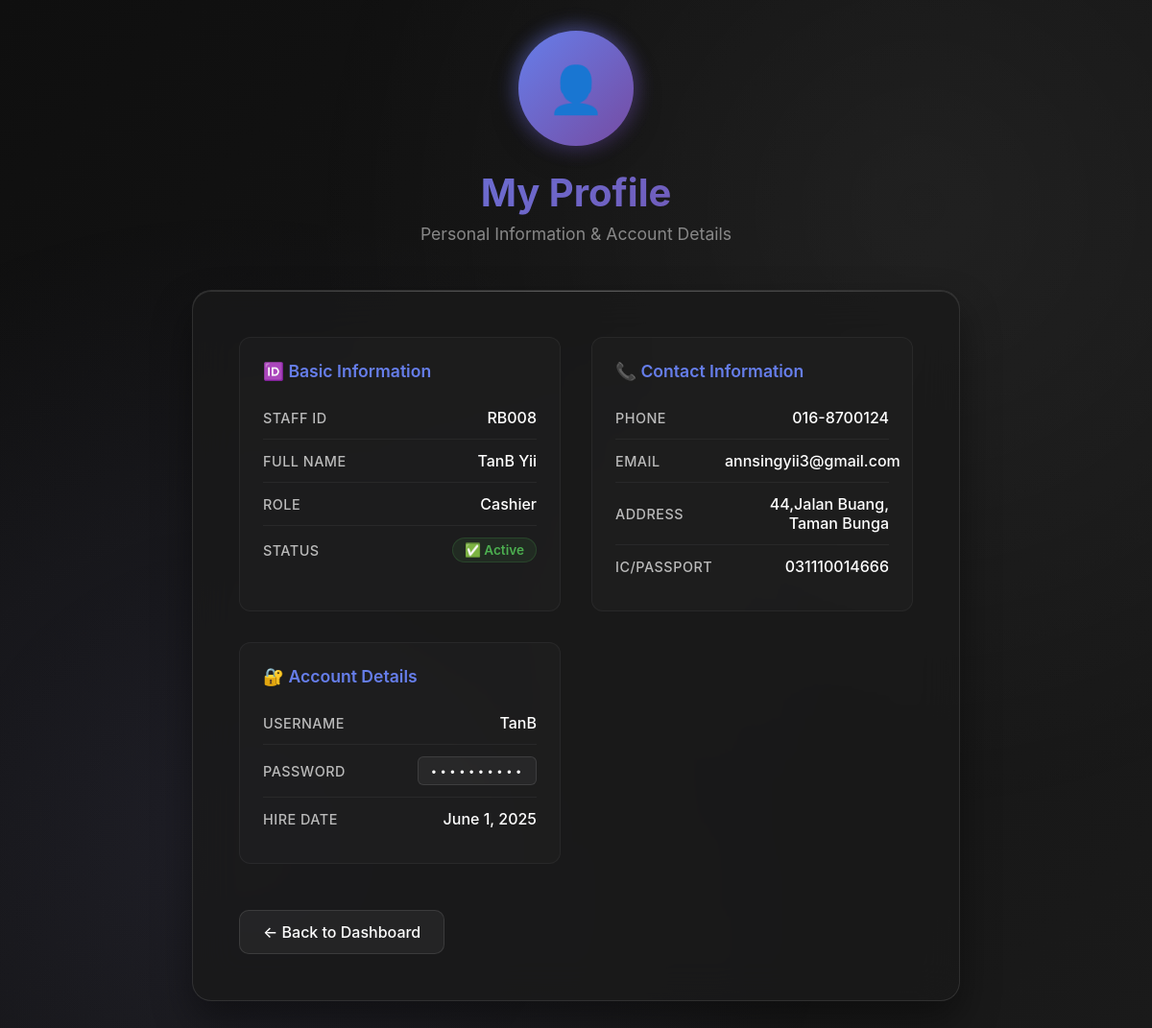
The page /restoran-badhriah/profile.php (signed in) on the database its author committed.
### tables this page shows
CREATE TABLE `staff` (
  `StaffID` int(11) NOT NULL,
  `FirstName` varchar(50) NOT NULL,
  `LastName` varchar(50) NOT NULL,
  `Role` enum('Waiter','Chef','Manager','Cashier') NOT NULL,
  `Phone` varchar(15) DEFAULT NULL,
  `Email` varchar(100) DEFAULT NULL,
  `HireDate` date NOT NULL,
  `IsActive` tinyint(1) DEFAULT 1,
  `Address` text DEFAULT NULL,
  `ICPassportNo` varchar(20) DEFAULT NULL,
  `Username` varchar(50) DEFAULT NULL,
  `Password` varchar(255) DEFAULT NULL
);

### restoran-badhriah/profile.php (the view, shortened to what this page needs)
<?php
require 'db.php';
$username = $_SESSION['Username'];
$stmt = $conn->prepare("SELECT * FROM staff WHERE Username = ?");
$stmt->bind_param("s", $username);
$stmt->execute();
$result = $stmt->get_result();
$staff = $result->fetch_assoc();
$staffId = 'RB' . str_pad($staff['StaffID'], 3, '0', STR_PAD_LEFT);
?>
<!DOCTYPE html>
<html>
<head>
</head>
<body>
<div class="profile-container">
  <div class="profile-header">
    <div class="profile-avatar">👤</div>
    <h1 class="profile-title">My Profile</h1>
    <p class="profile-subtitle">Personal Information & Account Details</p>
  </div>
  <div class="profile-box">
    <div class="info-grid">
      <div class="info-section">
        <h3 class="section-title">🆔 Basic Information</h3>
        <div class="info-row">
          <span class="label">Staff ID</span>
          <span class="value"><?= htmlspecialchars($staffId) ?></span>
        </div>
        <div class="info-row">
          <span class="label">Full Name</span>
          <span class="value"><?= htmlspecialchars($staff['FirstName'] . ' ' . $staff['LastName']) ?></span>
        </div>
        <div class="info-row">
          <span class="label">Role</span>
          <span class="value"><?= htmlspecialchars($staff['Role']) ?></span>
        </div>
        <div class="info-row">
          <span class="label">Status</span>
          <span class="value">
            <span class="<?= $staff['IsActive'] ? 'status-active' : 'status-inactive' ?>">
              <?= $staff['IsActive'] ? '✅ Active' : '❌ Inactive' ?>
            </span>
          </span>
        </div>
      </div>
      <div class="info-section">
        <h3 class="section-title">📞 Contact Information</h3>
        <div class="info-row">
          <span class="label">Phone</span>
          <span class="value"><?= htmlspecialchars($staff['Phone']) ?></span>
        </div>
        <div class="info-row">
          <span class="label">Email</span>
          <span class="value"><?= htmlspecialchars($staff['Email']) ?></span>
        </div>
        <div class="info-row">
          <span class="label">Address</span>
          <span class="value"><?= nl2br(htmlspecialchars($staff['Address'])) ?></span>
        </div>
        <div class="info-row">
          <span class="label">IC/Passport</span>
          <span class="value"><?= htmlspecialchars($staff['ICPassportNo']) ?></span>
        </div>
      </div>
      <div class="info-section">
        <h3 class="section-title">🔐 Account Details</h3>
        <div class="info-row">
          <span class="label">Username</span>
          <span class="value"><?= htmlspecialchars($staff['Username']) ?></span>
        </div>
        <div class="info-row">
          <span class="label">Password</span>
          <span class="value">
            <div class="password-container">
              <span class="password-hidden">••••••••••</span>
            </div>
          </span>
        </div>
        <div class="info-row">
          <span class="label">Hire Date</span>
          <span class="value"><?= date('F j, Y', strtotime($staff['HireDate'])) ?></span>
        </div>
      </div>
    </div>
<a href="javascript:history.back()" class="back-button">&larr; Back to Dashboard</a>
  </div>
</div>
</body>
</html>

### restoran-badhriah/profile.php (style rules this page uses)
* { margin: 0; padding: 0; box-sizing: border-box; }
body { background: linear-gradient(135deg, #0f0f0f 0%, #1a1a1a 100%); color: #fff; font-family: 'Inter', -apple-system, BlinkMacSystemFont, sans-serif; min-height: 100vh; padding: 2rem; position: relative; }
body::before { content: ''; position: fixed; top: 0; left: 0; width: 100%; height: 100%; background: radial-gradient(circle at 20% 80%, rgba(120, 119, 198, 0.1) 0%, transparent 50%), radial-gradient(circle at 80% 20%, rgba(255, 255, 255, 0.05) 0%, transparent 50%); pointer-events: none; z-index: -1; }
.profile-container { max-width: 800px; margin: 0 auto; }
.profile-header { text-align: center; margin-bottom: 3rem; }
.profile-avatar { width: 120px; height: 120px; border-radius: 50%; background: linear-gradient(135deg, #667eea 0%, #764ba2 100%); display: flex; align-items: center; justify-content: center; margin: 0 auto 1.5rem; font-size: 3rem; box-shadow: 0 10px 30px rgba(0, 0, 0, 0.3); position: relative; }
.profile-avatar::after { content: ''; position: absolute; inset: -3px; border-radius: 50%; background: linear-gradient(135deg, #667eea, #764ba2); z-index: -1; filter: blur(10px); opacity: 0.6; }
.profile-title { font-size: 2.5rem; font-weight: 700; margin-bottom: 0.5rem; background: linear-gradient(135deg, #667eea 0%, #764ba2 100%); -webkit-background-clip: text; -webkit-text-fill-color: transparent; background-clip: text; }
.profile-subtitle { color: #888; font-size: 1.1rem; font-weight: 400; }
.profile-box { background: rgba(26, 26, 26, 0.8); backdrop-filter: blur(20px); border: 1px solid rgba(255, 255, 255, 0.1); padding: 3rem; border-radius: 20px; box-shadow: 0 20px 40px rgba(0, 0, 0, 0.4), inset 0 1px 0 rgba(255, 255, 255, 0.1); position: relative; overflow: hidden; }
.profile-box::before { content: ''; position: absolute; top: 0; left: 0; right: 0; height: 1px; background: linear-gradient(90deg, transparent, rgba(255, 255, 255, 0.2), transparent); }
.info-grid { display: grid; grid-template-columns: repeat(auto-fit, minmax(300px, 1fr)); gap: 2rem; }
.info-section { background: rgba(255, 255, 255, 0.02); padding: 1.5rem; border-radius: 12px; border: 1px solid rgba(255, 255, 255, 0.05); transition: all 0.3s ease; }
.section-title { font-size: 1.1rem; font-weight: 600; color: #667eea; margin-bottom: 1rem; display: flex; align-items: center; gap: 0.5rem; }
.info-row { display: flex; justify-content: space-between; align-items: center; padding: 0.75rem 0; border-bottom: 1px solid rgba(255, 255, 255, 0.05); transition: all 0.2s ease; }
.info-row:last-child { border-bottom: none; }
.label { font-weight: 500; color: #bbb; font-size: 0.9rem; text-transform: uppercase; letter-spacing: 0.5px; }
.value { color: #fff; font-weight: 500; text-align: right; max-width: 60%; }
.status-active { display: inline-flex; align-items: center; gap: 0.5rem; background: rgba(76, 175, 80, 0.1); color: #4caf50; padding: 0.25rem 0.75rem; border-radius: 20px; font-size: 0.85rem; font-weight: 600; border: 1px solid rgba(76, 175, 80, 0.2); }
.password-container { position: relative; display: inline-block; cursor: pointer; padding: 0.25rem 0.75rem; background: rgba(255, 255, 255, 0.05); border-radius: 6px; border: 1px solid rgba(255, 255, 255, 0.1); transition: all 0.3s ease; }
.password-hidden { color: #fff; font-family: monospace; letter-spacing: 2px; }
.back-button { display: inline-flex; align-items: center; gap: 0.5rem; margin-top: 3rem; padding: 0.75rem 1.5rem; background: rgba(255, 255, 255, 0.05); color: #fff; text-decoration: none; border-radius: 10px; border: 1px solid rgba(255, 255, 255, 0.1); transition: all 0.3s ease; font-weight: 500; }

### rows shown on the page
staff: StaffID "RB008", FirstName+LastName "TanB Yii", Role "Cashier", Phone "016-8700124", Email "annsingyii3@gmail.com", Address "44,Jalan Buang, Taman Bunga", ICPassportNo "031110014666", Username "TanB", HireDate "June 1, 2025"
